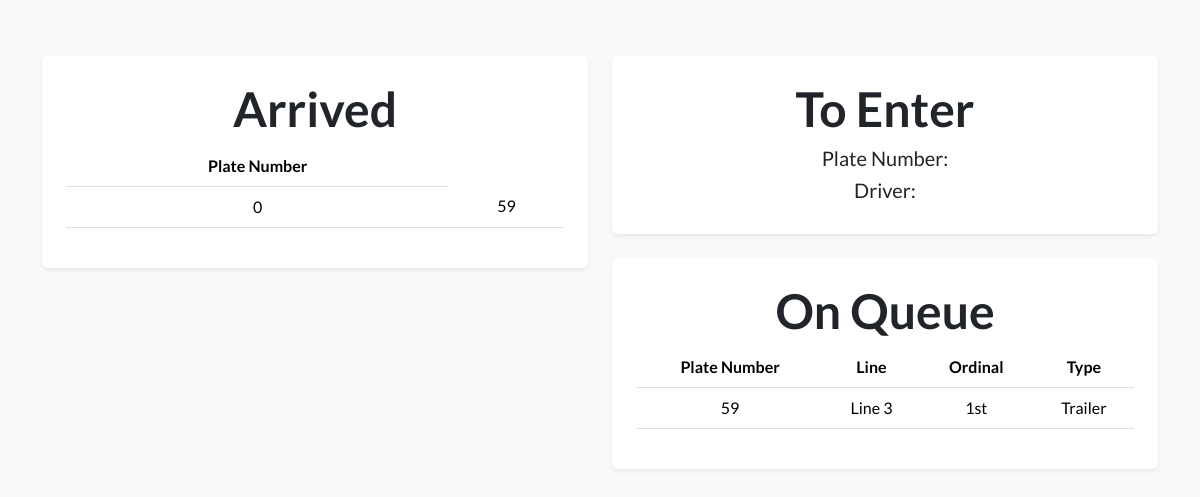
Screenshot of /admin/view-queue.php (signed in) with the database file from the repository.
### tables this page shows
CREATE TABLE `transaction` (
  `transaction_id` int(11) NOT NULL AUTO_INCREMENT,
  `to_reference` varchar(50) NOT NULL,
  `hauler_id` int(11) DEFAULT NULL,
  `vehicle_id` int(11) DEFAULT NULL,
  `driver_id` int(11) DEFAULT NULL,
  `helper_id` int(11) DEFAULT NULL,
  `project_id` int(11) DEFAULT NULL,
  `origin_id` int(11) DEFAULT NULL,
  `no_of_bales` int(11) DEFAULT NULL,
  `kilos` int(11) DEFAULT NULL,
  `time_spent_waiting_area` time DEFAULT NULL,
  `status` enum('done','ongoing','arrived','departed','queue') DEFAULT 'departed',
  `created_at` timestamp NOT NULL DEFAULT current_timestamp(),
  PRIMARY KEY (`transaction_id`),
  KEY `hauler_id` (`hauler_id`),
  KEY `vehicle_id` (`vehicle_id`),
  KEY `driver_id` (`driver_id`),
  KEY `project_id` (`project_id`),
  KEY `origin_id` (`origin_id`) USING BTREE,
  KEY `helper_id` (`helper_id`) USING BTREE,
  CONSTRAINT `transaction_ibfk_1` FOREIGN KEY (`hauler_id`) REFERENCES `hauler` (`hauler_id`),
  CONSTRAINT `transaction_ibfk_2` FOREIGN KEY (`vehicle_id`) REFERENCES `vehicle` (`vehicle_id`),
  CONSTRAINT `transaction_ibfk_3` FOREIGN KEY (`driver_id`) REFERENCES `driver` (`driver_id`),
  CONSTRAINT `transaction_ibfk_4` FOREIGN KEY (`project_id`) REFERENCES `project` (`project_id`),
  CONSTRAINT `transaction_ibfk_5` FOREIGN KEY (`origin_id`) REFERENCES `origin` (`origin_id`),
  CONSTRAINT `transaction_ibfk_6` FOREIGN KEY (`helper_id`) REFERENCES `helper` (`helper_id`)
);

CREATE TABLE `vehicle` (
  `vehicle_id` int(11) NOT NULL AUTO_INCREMENT,
  `plate_number` varchar(50) NOT NULL,
  `truck_type` varchar(50) DEFAULT NULL,
  `hauler_id` int(11) DEFAULT NULL,
  PRIMARY KEY (`vehicle_id`),
  KEY `hauler_id` (`hauler_id`),
  CONSTRAINT `hauler_id` FOREIGN KEY (`hauler_id`) REFERENCES `hauler` (`hauler_id`)
);

CREATE TABLE `queue` (
  `queue_id` int(11) NOT NULL AUTO_INCREMENT,
  `transaction_id` int(11) NOT NULL,
  `queue_number` int(11) DEFAULT NULL,
  `ordinal` enum('1st','2nd','3rd','3rd/1st') DEFAULT NULL,
  `shift` enum('day','night','day/night') DEFAULT NULL,
  `schedule` enum('6am-2pm','2pm-6am','6am-2pm/2pm-6am') DEFAULT NULL,
  `transfer_in_line` enum('Line 3','Line 4','Line 5','Line 6','GLAD WHSE','WHSE 2-BAY 2','WHSE 2-BAY 3') DEFAULT NULL,
  `priority` tinyint(1) DEFAULT NULL,
  PRIMARY KEY (`queue_id`),
  KEY `transaction_id` (`transaction_id`) USING BTREE,
  CONSTRAINT `queue_transaction_fk` FOREIGN KEY (`transaction_id`) REFERENCES `transaction` (`transaction_id`) ON DELETE CASCADE
);

### admin/view-queue.php (the view, shortened to what this page needs)
<?php
require_once '../api/db_connection.php';
?>
<!DOCTYPE html>
<html lang="en">
<head>
    <link rel="stylesheet" href="../public/css/bootstrap.min.css">
    <link rel="stylesheet" href="css/style.css">
</head>
<body class="bg-light">
    <div class="container">
        <div class="row">
            <div class="col">
                <div class="p-4 shadow-sm bg-body rounded text-center">
                    <h1 class="display-5 fw-bold">Arrived</h1>
                    <table class="table table-hover text-center">
                        <thead>
                            <tr>
                                <th>Plate Number</th>
                            </tr>
                        </thead>
                        <tbody>
                            <?php
                            $sql = "SELECT * FROM transaction inner join vehicle on transaction.vehicle_id = vehicle.vehicle_id inner join arrival on transaction.transaction_id = arrival.transaction_id where status = 'arrived'";
                            $result = mysqli_query($conn, $sql);
                            $i = 0;
                            while ($row = mysqli_fetch_assoc($result)) {
                            ?>
                                <tr>
                                    <td class="text-center" scope="row"><?= $i++ ?></td>
                                    <td class="text-center" scope="row"><?= $row['plate_number'] ?></td>
                                </tr>
                            <?php
                            }
                            ?>
                        </tbody>
                    </table>
                </div>
            </div>
            <div class="col">
                <div class="p-4 shadow-sm bg-body rounded mb-4">
                    <h1 class="display-5 fw-bold text-center">To Enter</h1>
                    <?php
                    $sql = "SELECT
                                queue.queue_id,
                                queue.queue_number,
                                queue.ordinal,
                                queue.shift,
                                queue.schedule,
                                queue.transfer_in_line,
                                queue.priority,
                                vehicle.plate_number,
                                vehicle.truck_type,
                                driver.driver_fname,
                                driver.driver_lname,
                                transaction.status
                            FROM
                                queue
                            INNER JOIN
                                transaction ON queue.transaction_id = transaction.transaction_id
                            INNER JOIN
                                vehicle ON transaction.vehicle_id = vehicle.vehicle_id
                            INNER JOIN
                                driver ON transaction.driver_id = driver.driver_id
                            WHERE
                                transaction.status = 'standby'";
                    $result = mysqli_query($conn, $sql);
                    $row = mysqli_fetch_assoc($result);
                    ?>
                    <div class="text-center">
                        <h5 class="">Plate Number: <?php echo $row['plate_number'] ?> </h5>
                        <h5 class="">Driver: <?php echo $row['driver_fname'] . ' ' . $row['driver_lname'] ?> </h5>
                    </div>
                </div>
                <div class="p-4 shadow-sm bg-body rounded">
                    <div class="">
                        <h1 class="display-5 fw-bold text-center">On Queue</h1>
                        <table class="table table-hover text-center">
                            <thead>
                                <th class="text-center">Plate Number</th>
                                <th class="text-center">Line</th>
                                <th class="text-center">Ordinal</th>
                                <th class="text-center">Type</th>
                            </thead>
                            <tbody>
                                <?php
                                $sql = "SELECT
                                            queue.queue_id,
                                            queue.queue_number,
                                            queue.ordinal,
                                            queue.shift,
                                            queue.schedule,
                                            queue.transfer_in_line,
                                            queue.priority,
                                            vehicle.plate_number,
                                            vehicle.truck_type,
                                            transaction.status
                                        FROM
                                            queue
                                        INNER JOIN
                                            transaction ON queue.transaction_id = transaction.transaction_id
                                        INNER JOIN
                                            vehicle ON transaction.vehicle_id = vehicle.vehicle_id
                                        INNER JOIN
                                            driver ON transaction.driver_id = driver.driver_id
                                        WHERE
                                            transaction.status = 'queue'";
                                $result = mysqli_query($conn, $sql);
                                while ($row = mysqli_fetch_assoc($result)) {
                                ?>
                                    <tr>
                                        <td class="text-center" scope="row"><?= $row['plate_number'] ?></td>
                                        <td class="text-center" scope="row"><?= $row['transfer_in_line'] ?></td>
                                        <td class="text-center" scope="row"><?= $row['ordinal'] ?></td>
                                        <td class="text-center" scope="row"><?= $row['truck_type'] ?></td>
                                    </tr>
                                <?php
                                }
                                ?>
                            </tbody>
                        </table>
                    </div>
                </div>
            </div>
        </div>
    </div>
</body>
</html>

### admin/css/style.css (style rules this page uses)
body { padding-top: 56px; font-family: "Lato", sans-serif; }

### rows the page displays
transaction: vehicle.plate_number "59"
queue: vehicle.plate_number "59", transfer_in_line "Line 3", ordinal "1st", vehicle.truck_type "Trailer"
